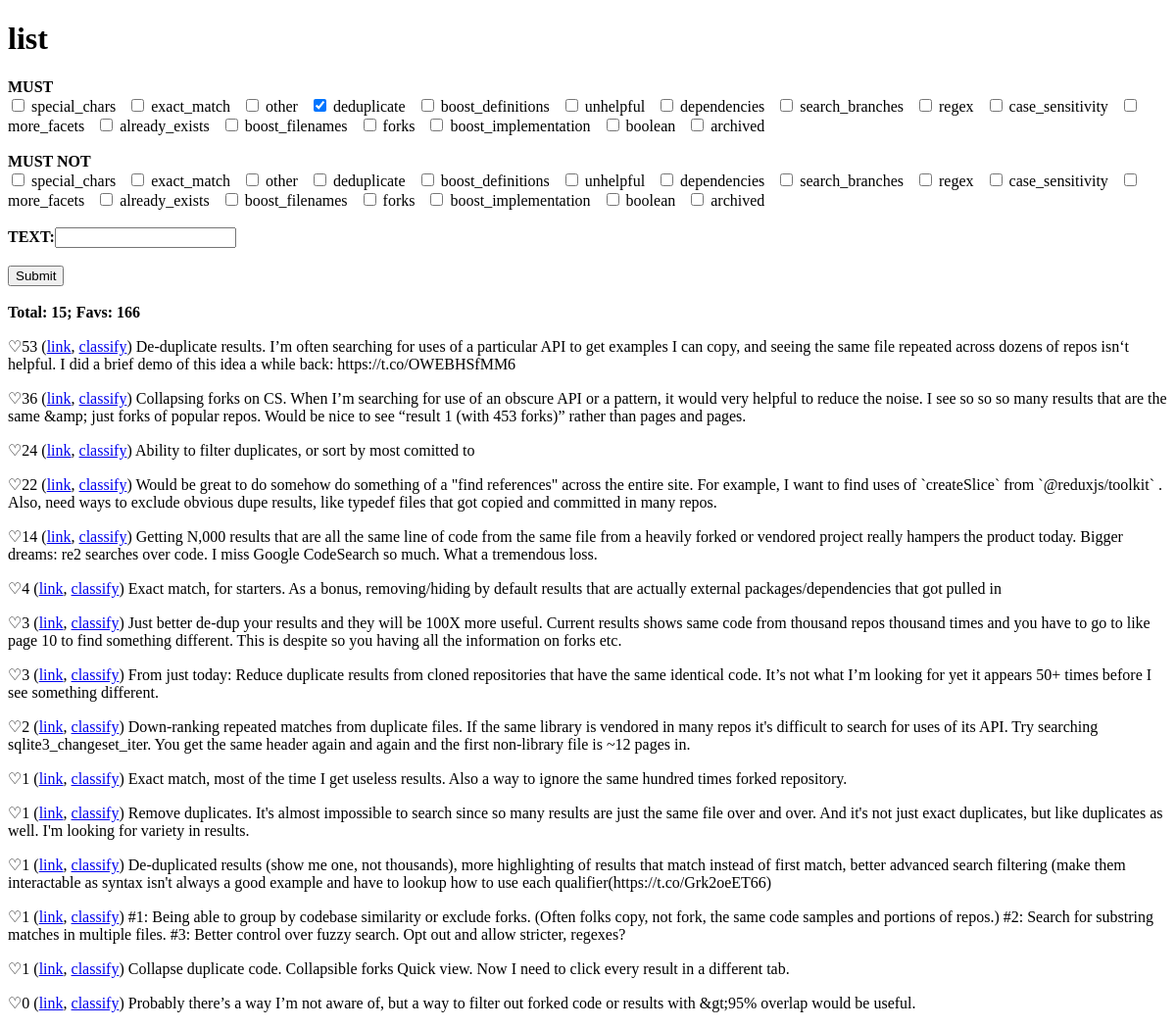
The app's page /list/?must=deduplicate, older data.
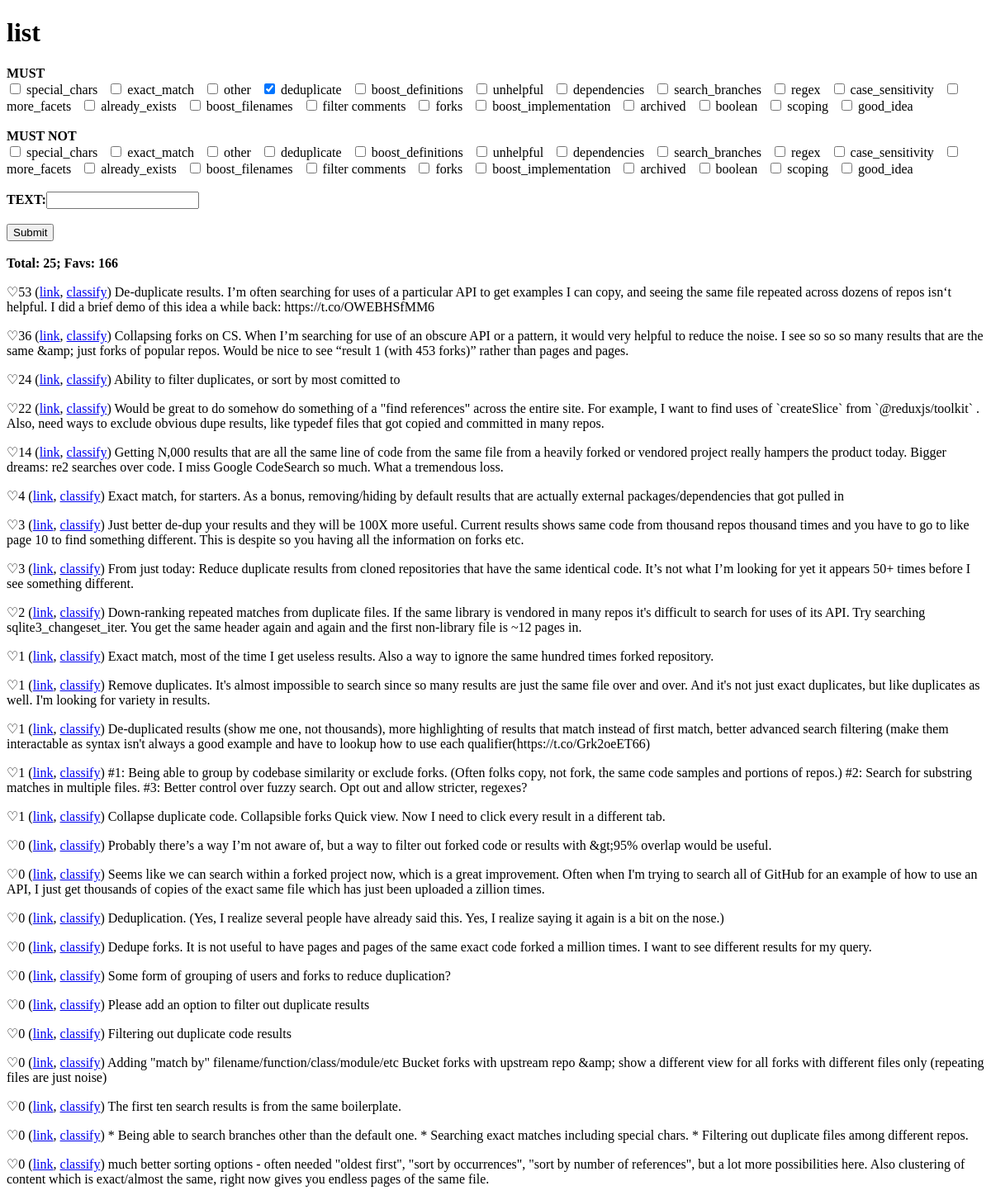
The same page, newer data.
### thing/models.py (models this page shows, shortened)
class Topic(models.Model):
    description = models.CharField(max_length=200)
    short_name = models.CharField(max_length=40, unique=True)
    tweets = models.ManyToManyField(Tweet, related_name='topics')

class Tweet(models.Model):
    slack_id = models.CharField(max_length=50, unique=True)
    author_id = models.CharField(max_length=50)
    author_handle = models.CharField(max_length=50)
    created_at = models.IntegerField()
    favorite_count = models.IntegerField()
    full_text = models.CharField(max_length=300)
    processed = models.BooleanField(default=False)

### thing/views.py (the view)
# urls.py: path('list/', views.list, name='list'),
def list(request):
    if request.method == 'POST':
        musts = get_must_must_not_topics(request.POST, 'must')
        must_nots = get_must_must_not_topics(request.POST, 'must_not')
        text = request.POST.get('text', '')
        return redirect(f'/list/?must={musts}&must_not={must_nots}&text={text}')
    else:  # GET
        musts = remove_empty_str(request.GET.get('must', '').split(','))
        must_nots = remove_empty_str(request.GET.get('must_not', '').split(','))
        text = request.GET.get('text','')
    tweets = Tweet.objects.all()
    for must in musts:
        tweets = tweets.filter(topics__short_name=must)
    if must_nots:
        tweets = tweets.exclude(topics__short_name__in=must_nots)
    if text:
        tweets = tweets.filter(full_text__contains=text)
    tweets = tweets.order_by('-favorite_count', 'created_at')
    topics = Topic.objects.all().annotate(favs=Sum('tweets__favorite_count')).order_by('-favs')
    context = {
        'musts': musts,
        'must_nots': must_nots,
        'text': text,
        'num': tweets.count(),
        'favs': tweets.aggregate(Sum('favorite_count'))['favorite_count__sum'],
        'topics': topics,
        'tweets': tweets,
    }
    template = loader.get_template('thing/list.html')
    return HttpResponse(template.render(context, request))

### thing/views.py (called while the page is built)
def remove_empty_str(strings):
    return [s for s in strings if s != '']

### thing/templates/thing/list.html (shortened to what this page needs)
<!DOCTYPE html>
<html lang="en">
<head>
</head>
<body>
<h1>list</h1>
<form method="post">
    <b>MUST</b><br>
{% for topic in topics %}
    <input type="checkbox" id="must.{{ topic.short_name }}" name="must.{{ topic.short_name }}" value="true"  {% if topic.short_name in musts %} checked {% else %}  {% endif %}>
    <label for="{{ topic.short_name }}">{{ topic.short_name }}</label>&nbsp;&nbsp;
{% endfor %}<br><br>
        <b>MUST NOT</b><br>
{% for topic in topics %}
    <input type="checkbox" id="must_not.{{ topic.short_name }}" name="must_not.{{ topic.short_name }}" value="true"  {% if topic.short_name in must_nots %} checked {% else %}  {% endif %}>
    <label for="{{ topic.short_name }}">{{ topic.short_name }}</label>&nbsp;&nbsp;
{% endfor %}<br><br>
<label for="text"><b>TEXT:</b></label><input type="text" id="text" name="text" value="{{ text }}"><br><br>
<input type="submit" value="Submit">
</form><br>
<b>Total: {{ num }}; Favs: {{ favs }}</b>
{% for tweet in tweets %}
<p>
    ♡️{{tweet.favorite_count}} (<a href="https://twitter.com/JnBrymn/status/{{tweet.slack_id}}">link</a>, <a href="/classify/{{tweet.slack_id}}">classify</a>) {{tweet.full_text}}<br>
</p>
{% endfor %}
</body>
</html>

Row changes from the older to the newer data that the page shows:
added Topic: short_name "filter comments"
shown differently, row unchanged: Topic "archived": moves up the list
added Topic: short_name "scoping"
added Topic: short_name "good_idea"
now on this page (row edited): Tweet: favorite_count "0", full_text "Seems like we can search within a forked project now, which is a great improvement. Often when I'm trying to search all of GitHub for an example of how to use an API, I just get thousands of copies of the exact same file which has just been uploaded a zillion times."
now on this page (row edited): Tweet: favorite_count "0", full_text "Deduplication. (Yes, I realize several people have already said this. Yes, I realize saying it again is a bit on the nose.)"
now on this page (row edited): Tweet: favorite_count "0", full_text "Dedupe forks. It is not useful to have pages and pages of the same exact code forked a million times. I want to see different results for my query."
now on this page (row edited): Tweet: favorite_count "0", full_text "Some form of grouping of users and forks to reduce duplication?"
now on this page (row edited): Tweet: favorite_count "0", full_text "Please add an option to filter out duplicate results"
now on this page (row edited): Tweet: favorite_count "0", full_text "Filtering out duplicate code results"
now on this page (row edited): Tweet: favorite_count "0", full_text "Adding \"match by\" filename/function/class/module/etc Bucket forks with upstream repo &amp; show a different view for all forks with different files only (repeating files are just noise)"
now on this page (row edited): Tweet: favorite_count "0", full_text "The first ten search results is from the same boilerplate."
now on this page (row edited): Tweet: favorite_count "0", full_text "* Being able to search branches other than the default one. * Searching exact matches including special chars. * Filtering out duplicate files among different repos."
now on this page (row edited): Tweet: favorite_count "0", full_text "much better sorting options - often needed \"oldest first\", \"sort by occurrences\", \"sort by number of references\", but a lot more possibilities here. Also clustering of content which is exact/almost the same, right now gives you endless pages of the same file."
Text that changed along with them:
{{ num }}: "15" → "25"
